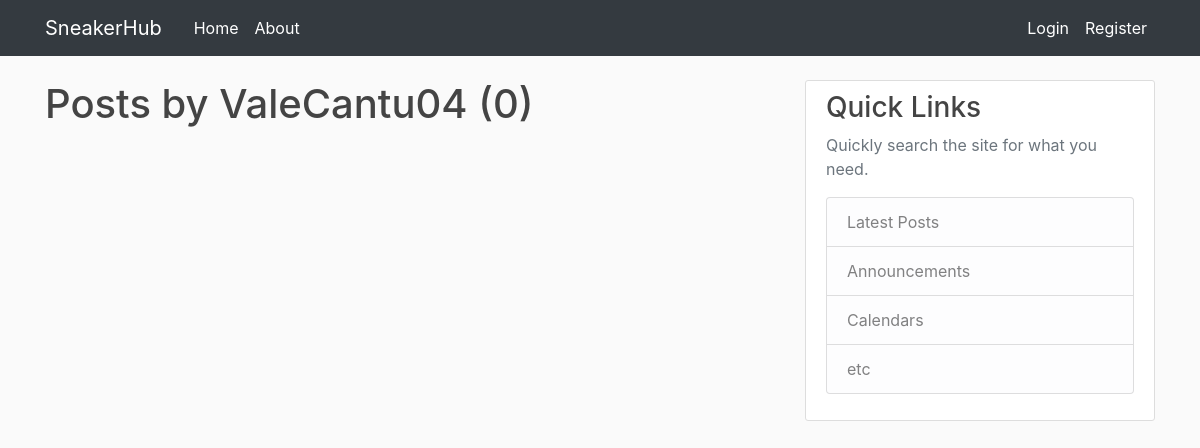
Before: /user/ValeCantu04 with the older database file.
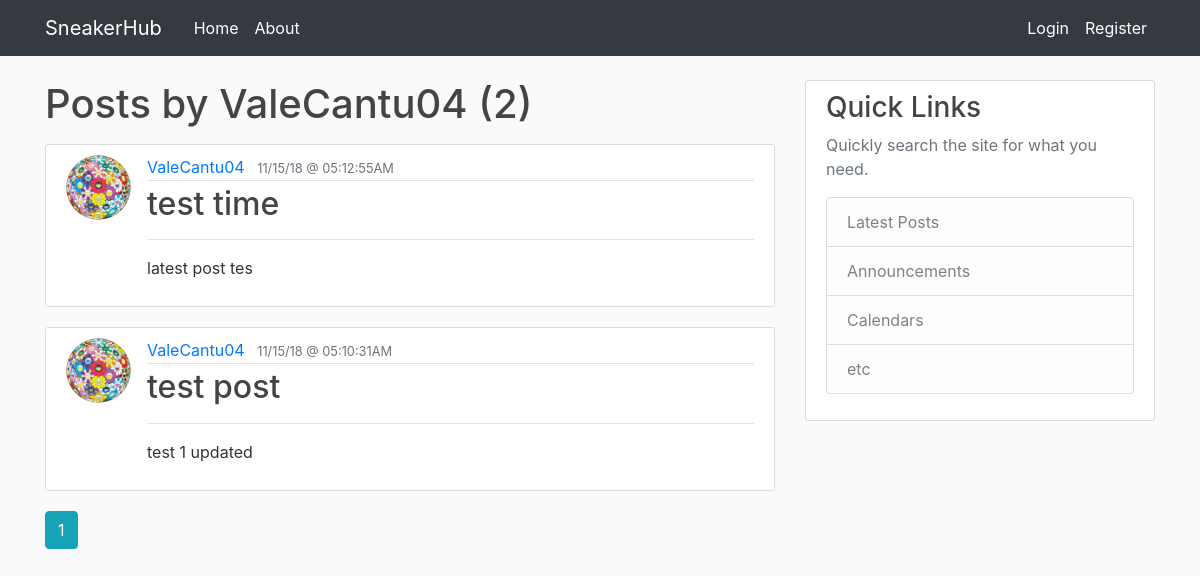
After: the same page with the newer database file.
### sneakerhub/models.py (models this page shows, shortened)
class Post(db.Model):
    id = db.Column(db.Integer, primary_key=True)
    title = db.Column(db.String(140), nullable=False)
    date_posted = db.Column(db.DateTime, nullable=False,
                            default=datetime.utcnow)
    content = db.Column(db.Text, nullable=False)
    user_id = db.Column(db.Integer, db.ForeignKey('user.id'), nullable=False)

class User(db.Model, UserMixin):
    id = db.Column(db.Integer, primary_key=True)
    username = db.Column(db.String(20), unique=True, nullable=False)
    email = db.Column(db.String(120), unique=True, nullable=False)
    image_file = db.Column(db.String(20), nullable=False,
                           default='default.jpg')
    password = db.Column(db.String(60), nullable=False)
    posts = db.relationship('Post', backref='author', lazy=True)

### sneakerhub/users/routes.py (the view)
@users.route("/user/<string:username>")
def user_posts(username):
    page = request.args.get('page', 1, type=int)
    user = User.query.filter_by(username=username).first_or_404()
    posts = Post.query.filter_by(author=user)\
        .order_by(Post.date_posted.desc())\
        .paginate(page=page, per_page=6)
    return render_template('user_posts.html', posts=posts, user=user)

### sneakerhub/templates/user_posts.html
{% extends "layout.html" %}
{% block content %}
<h1 class="mb-3"> Posts by {{ user.username }} ({{ posts.total }}) </h1>
{% for post in posts.items %}
<article class="media content-section">
    <img class="rounded-circle article-img" src="{{ url_for('static', filename='profile_pics/' + post.author.image_file) }}">
    <div class="media-body">
        <div class="article-metadata">
            <a class="mr-2" href="{{ url_for('users.user_posts', username=post.author.username) }}">{{ post.author.username }}</a>
            <small class="text-muted">{{ post.date_posted.strftime('%x @ %X%p') }}</small>
        </div>
        <h2><a class="article-title" href="{{ url_for('posts.post', post_id=post.id) }}">{{ post.title }}</a></h2>
        <hr>
        <p class="article-content">{{ post.content }}</p>
    </div>
</article>
{% endfor %}
{% for page_num in posts.iter_pages(left_edge=1, right_edge=1, left_current=1, right_current=2) %}
{% if page_num %}
{% if posts.page == page_num %}
<a class="btn btn-info mb-4" href="{{ url_for('users.user_posts', username=user.username, page=page_num) }}"> {{ page_num }} </a>
{% else %}
<a class="btn btn-outline-info mb-4" href="{{ url_for('users.user_posts', username=user.username, page=page_num) }}"> {{
    page_num }} </a>
{% endif %}
{% else %}
...
{% endif %}
{% endfor %}
{% endblock content %}

Changed rows visible on the page:
added Post: image_file (picture), author.username "ValeCantu04", date_posted "11/15/18 @ 05:12:55AM", title "test time", content "latest post tes"
added Post: image_file (picture), author.username "ValeCantu04", date_posted "11/15/18 @ 05:10:31AM", title "test post", content "test 1 updated"
Other visible differences:
{{ posts.total }}: "0" → "2"
new list line: "1"
